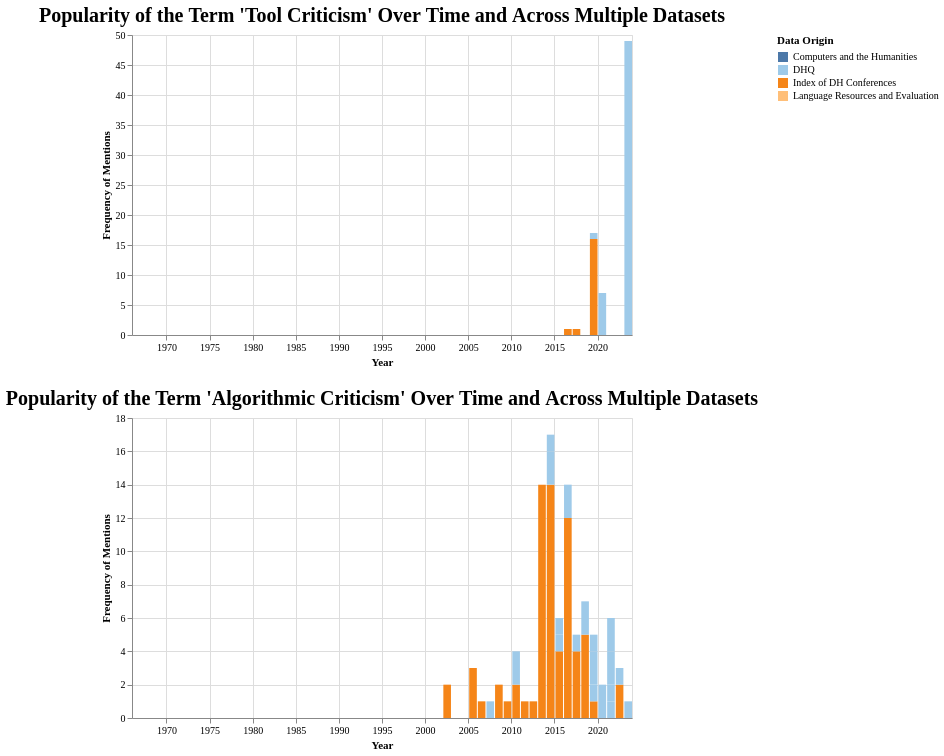

The Vega-Lite source for this figure:
### Vega-Lite specification from a JSON file in a GitHub repository (floating-point values rounded to 4 significant figures; data arrays with more than 128 entries replaced by an {"elided": "..."} marker saying what was removed)
{"config": {"view": {"continuousWidth": 300, "continuousHeight": 300}, "axis": {"labelFont": "Garamond", "titleFont": "Garamond"}, "legend": {"labelFont": "Garamond", "titleFont": "Garamond"}, "title": {"anchor": "middle", "font": "Garamond", "fontSize": 20}}, "vconcat": [{"data": {"name": "data-ff31f810930ec1d4e2e37d500c7f1649"}, "mark": {"type": "bar"}, "encoding": {"color": {"field": "data_origin", "legend": {"labelLimit": 0, "symbolLimit": 0, "title": "Data Origin"}, "scale": {"scheme": "tableau20"}, "sort": {"field": "counts", "op": "sum", "order": "descending"}, "type": "nominal"}, "opacity": {"condition": {"param": "param_2", "value": 1}, "value": 0.2}, "tooltip": [{"field": "data_origin", "title": "Data Origin", "type": "nominal"}, {"field": "Raw Frequency of Mentions", "type": "quantitative"}, {"field": "date", "format": "%Y", "title": "Date", "type": "temporal"}, {"field": "Frequency of Mentions Scaled by Total Tokens", "format": ".2f", "title": "Frequency of Mentions Scaled by Total Tokens (Percentage)", "type": "quantitative"}, {"field": "total_tokens", "title": "Total Tokens", "type": "quantitative"}], "x": {"axis": {"title": "Year"}, "field": "date", "timeUnit": "year", "type": "temporal"}, "y": {"axis": {"title": "Frequency of Mentions"}, "field": "y", "type": "quantitative"}}, "name": "view_1", "title": "Popularity of the Term 'Tool Criticism' Over Time and Across Multiple Datasets", "transform": [{"calculate": "datum[param_1]", "as": "y"}], "width": 500}, {"data": {"name": "data-8400b98aec916c1a3a00b1edebc50611"}, "mark": {"type": "bar"}, "encoding": {"color": {"field": "data_origin", "legend": {"labelLimit": 0, "symbolLimit": 0, "title": "Data Origin"}, "scale": {"scheme": "tableau20"}, "sort": {"field": "counts", "op": "sum", "order": "descending"}, "type": "nominal"}, "opacity": {"condition": {"param": "param_3", "value": 1}, "value": 0.2}, "tooltip": [{"field": "data_origin", "title": "Data Origin", "type": "nominal"}, {"field": "Raw Frequency of Mentions", "type": "quantitative"}, {"field": "date", "format": "%Y", "title": "Date", "type": "temporal"}, {"field": "Frequency of Mentions Scaled by Total Tokens", "format": ".2f", "title": "Frequency of Mentions Scaled by Total Tokens (Percentage)", "type": "quantitative"}, {"field": "total_tokens", "title": "Total Tokens", "type": "quantitative"}], "x": {"axis": {"title": "Year"}, "field": "date", "timeUnit": "year", "type": "temporal"}, "y": {"axis": {"title": "Frequency of Mentions"}, "field": "y", "type": "quantitative"}}, "name": "view_2", "title": "Popularity of the Term 'Algorithmic Criticism' Over Time and Across Multiple Datasets", "transform": [{"calculate": "datum[param_1]", "as": "y"}], "width": 500}], "params": [{"name": "param_1", "bind": {"input": "select", "options": ["Raw Frequency of Mentions", "Frequency of Mentions Scaled by Total Tokens"], "name": "Select Counting Method on Y Axis"}, "value": "Raw Frequency of Mentions"}, {"name": "param_2", "select": {"type": "point", "fields": ["data_origin"]}, "bind": "legend", "views": ["view_1"]}, {"name": "param_3", "select": {"type": "point", "fields": ["data_origin"]}, "bind": "legend", "views": ["view_2"]}], "$schema": "https://vega.github.io/schema/vega-lite/v5.15.1.json", "datasets": {"data-ff31f810930ec1d4e2e37d500c7f1649": {"elided": "416 records"}, "data-8400b98aec916c1a3a00b1edebc50611": {"elided": "416 records"}}}
